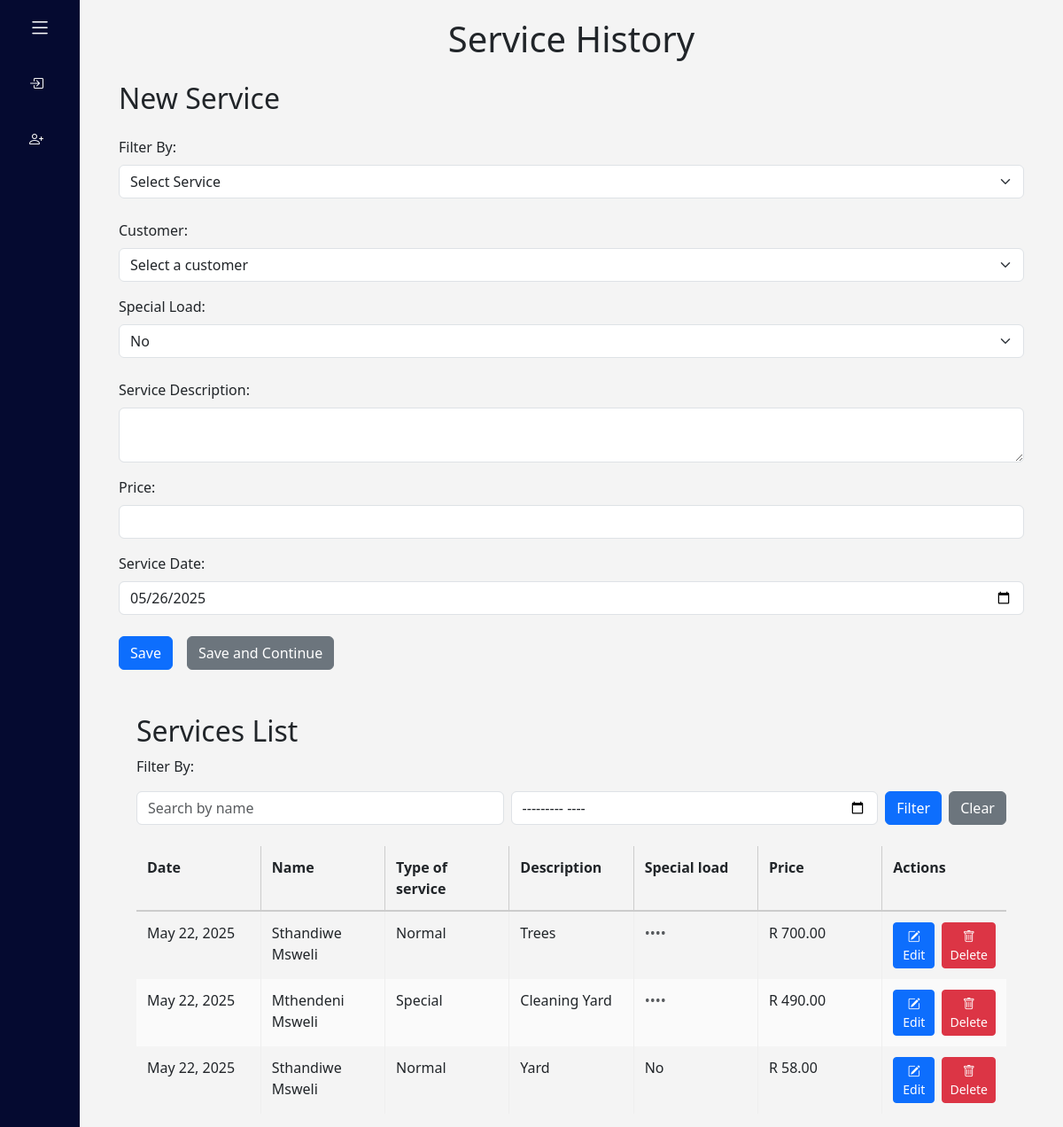
Page /service_list_fiilter on the earlier database version.
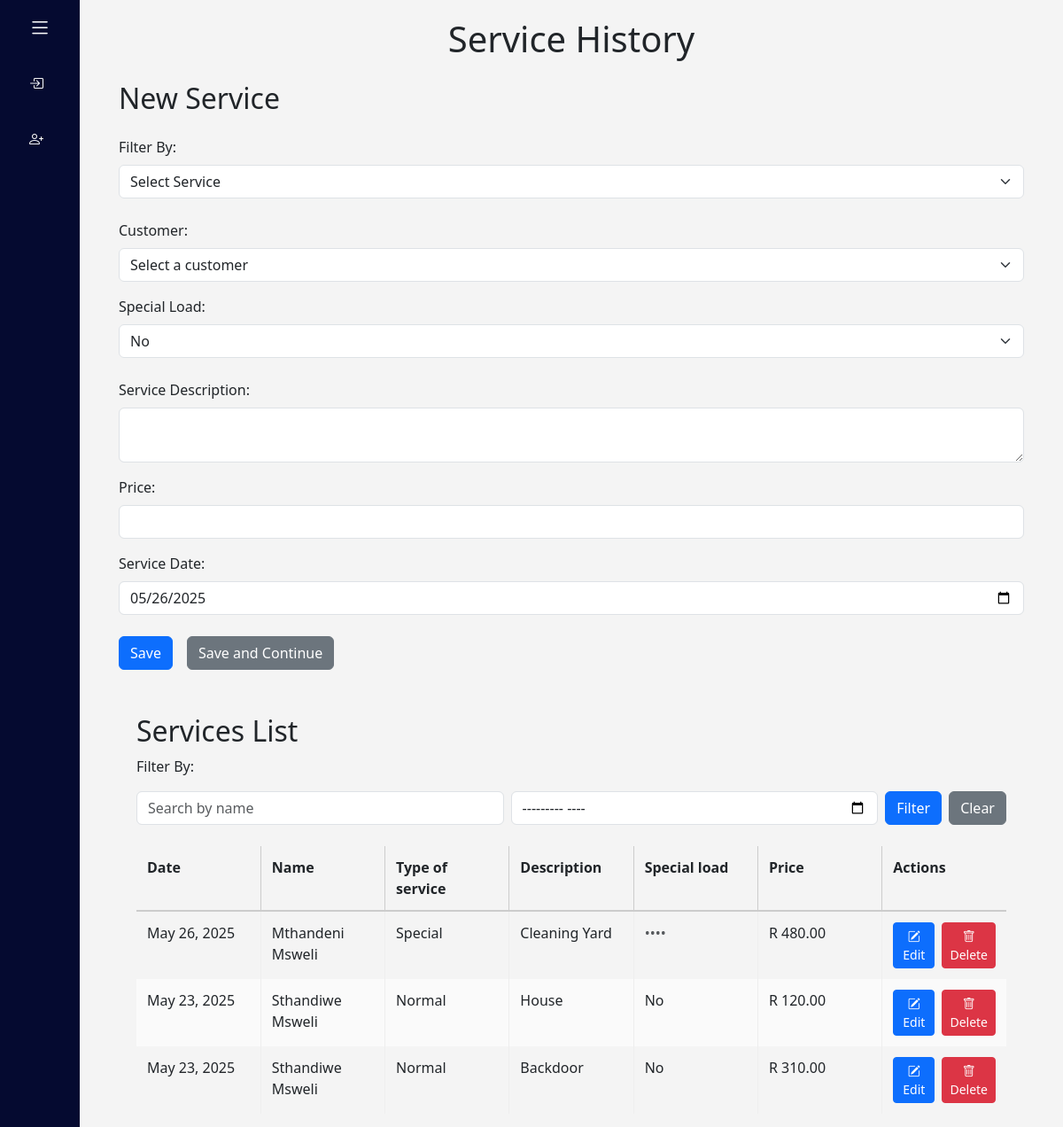
Same page on the later database version.
### bookkeeping/models.py (models this page shows, shortened)
class ServiceRecord(models.Model):
    SERVICE_TYPE_CHOICES = [
        ('normal', 'Normal Service'),
        ('special', 'Special Once-Off Service'),
    ]
    service_type = models.CharField(max_length=10, choices=SERVICE_TYPE_CHOICES, default='normal')
    customer = models.ForeignKey(Customer, on_delete=models.SET_NULL, null=True, blank=True)
    customer_name_backup = models.CharField(max_length=255, blank=True)  # 🆕 This stores the name
    special_load = models.CharField(max_length=255, blank=True)  # Optional
    client_name = models.CharField(max_length=255, blank=True)
    client_phone = models.CharField(max_length=20, blank=True)
    service_description = models.TextField()
    price = models.DecimalField(max_digits=10, decimal_places=2)
    service_date = models.DateField(auto_now_add=True)

### bookkeeping/views.py (the view, shortened to what this page needs)
# urls.py: path("service_list_fiilter",views.service_list_filter, name="service_list_filter")
def service_list_filter(request):
    services = ServiceRecord.objects.all()
    name_query = request.GET.get("name", "").strip()
    month_query = request.GET.get("month", "").strip()
    if name_query:
        services = services.filter(
            Q(customer_name_backup__icontains=name_query) |
            Q(client_name__icontains=name_query)
        )
    return render(request, "bookkeeping/service_history.html", {
        "services": services,
    })

### bookkeeping/templates/bookkeeping/service_history.html (shortened to what this page needs)
{% extends "bookkeeping/layout.html" %}
{% block body %}
<div class="container service_history">
  <h1 class="mb-4">Service History</h1>
  <h2 class="mb-4">New Service</h2>
  <form id="serviceForm" action="" method="post">
    <div class="mb-4">
      <label for="serviceTypeSelect" class="form-label">Filter By:</label>
      <select id="serviceTypeSelect" name="service_type" class="form-select">
        <option value="" {% if not post %}selected{% endif %} disabled>Select Service</option>
      </select>
    </div>
    <div id="normalFields" class="form-section mb-4">
      <div class="mb-3">
        <label for="customer" class="form-label">Customer:</label>
        <select name="customer" id="customer" class="form-select">
          <option value="" selected disabled>Select a customer</option>
        </select>
      </div>
      <div class="mb-3">
        <label for="special_load" class="form-label">Special Load:</label>
        <select id="special_load" name="special_load" class="form-select">
          <option value="No" {% if post and post.special_load == "No" %}selected{% endif %}>No</option>
        </select>
      </div>
    </div>
    <div class="mb-3">
      <label for="description" class="form-label">Service Description:</label>
      <textarea name="description" class="form-control">{{ post.service_description }}</textarea>
    </div>
    <div class="mb-3">
      <label for="price" class="form-label">Price:</label>
      <input type="number" name="price" class="form-control" value="{{ post.price|default:'' }}">
    </div>
    <div class="mb-4">
      <label for="service_date" class="form-label">Service Date:</label>
      <input type="date" name="service_date" id="serviceDateInput" class="form-control" value="{{ post.service_date|default:'' }}">
    </div>
    <div class="d-flex gap-3">
      <button type="submit" name="action" value="{% if post %}update{% else %}save{% endif %}" class="btn btn-primary">
        {% if post %}Update{% else %}Save{% endif %}
      </button>
      {% if not post %}
      <button type="submit" name="action" value="save_continue" class="btn btn-secondary">
        Save and Continue
      </button>
      {% endif %}
    </div>
  </form>
<div class="service_list">
  <h2>Services List</h2>
  {% if services %}
      <p>Filter By:</p>
  <form method="get" action="{% url 'service_list_filter' %}" class="mb-4 d-flex gap-2">
  <input type="text" name="name" placeholder="Search by name" class="form-control" value="{{ request.GET.name }}">
  <input type="month" name="month" class="form-control" value="{{ request.GET.month }}">
  <button type="submit" class="btn btn-primary">Filter</button>
  <a href="{% url 'service_list_filter' %}" class="btn btn-secondary">Clear</a>
</form>
    <table class="bids-table">
      <thead>
        <tr>
          <th>Date</th>
          <th>Name</th>
          <th>Type of service</th>
          <th>Description</th>
          <th>Special load</th>
          <th>Price</th>
          <th>Actions</th>
        </tr>
      </thead>
      <tbody>
        {% for service in services %}
          <tr id="highlight-service-{{ service.id }}">
            <td>{{ service.service_date }}</td>
            <td>
              {% if service.service_type == "normal" %}
              {{ service.customer_name_backup|title  }}
              {% else %}
              {{service.client_name|title}}
              {% endif %}
            </td>
            <td>{{ service.service_type|title  }}</td>
            <td>{{ service.service_description|title  }}</td>
            <td>
             {% if service.special_load %}
             {{ service.special_load|title }}
             {% else %}
             <span class="text-muted">••••</span>
             {% endif %}
             </td>
            <td>R {{ service.price }}</td>
            <td>
                 <div class="d-flex gap-2">
                  <a href="{% url 'service_edit' service.id %}" class="btn btn-sm btn-primary">
                  <i class="bi bi-pencil-square"></i> Edit
                  </a>
                  <a href="{% url 'service_delete' service.id %}" class="btn btn-sm btn-danger">
                  <i class="bi bi-trash"></i> Delete
                  </a>
              </div>
            </td>
          </tr>
        {% endfor %}
      </tbody>
    </table>
  {% else %}
    <p>No Service Available</p>
  {% endif %}
</div>
</div>
{% endblock %}

### bookkeeping/templates/bookkeeping/layout.html (shortened to what this page needs)
{% load static %}
<!DOCTYPE html>
<html lang="en">
<head>
    <link href="https://cdn.jsdelivr.net/npm/bootstrap@5.3.0-alpha1/dist/css/bootstrap.min.css" rel="stylesheet">
    <link rel="stylesheet" href="https://cdn.jsdelivr.net/npm/bootstrap-icons@1.10.0/font/bootstrap-icons.css">
    <link rel="stylesheet" href="https://unpkg.com/aos@next/dist/aos.css" />
    <link href="{% static 'bookkeeping/styles.css' %}" rel="stylesheet" />
</head>
<body>
    <div class="sidebar">
      <div class="top">
        <i class="bi bi-list" id="btn"></i>
      </div>
      <ul>
        {% if user.is_authenticated %}
        <li>
          <a href="{% url 'dashboard' %}">
          <i class="bi bi-grid-3x3-gap-fill"></i>
          <span class="nav-item">Dashboard</span>
        </a>
        <span class="tool">Dashboard</span>
      </li>
       <li>
          <a href="{% url 'customer_form' %}">
          <i class="bi bi-people-fill"></i>
          <span class="nav-item">Customers</span>
        </a>
        <span class="tool">Customers</span>
      </li>
        <li>
          <a href="{% url 'add_service' %}">
            <i class="bi bi-tools"></i>
          <span class="nav-item">Service Records</span>
        </a>
        <span class="tool">Service Records</span>
      </li>
       <li>
          <a href="#">
          <i class="bi bi-receipt"></i>
          <span class="nav-item">Invoices</span>
        </a>
        <span class="tool">Invoices</span>
      </li>
       <li>
          <a href="#">
          <i class="bi bi-cash-coin"></i>
          <span class="nav-item">Expenses</span>
        </a>
        <span class="tool">Expenses</span>
      </li>
       <li>
          <a href="#">
          <i class="bi bi-briefcase-fill"></i>
          <span class="nav-item">Loans</span>
        </a>
        <span class="tool">Loans</span>
      </li>
       <li>
          <a href="#">
          <i class="bi bi-file-earmark-bar-graph-fill"></i>
          <span class="nav-item">Reports</span>
        </a>
        <span class="tool">Reports</span>
      </li>
       <li>
          <a href="#">
        <i class="bi bi-card-checklist"></i>
          <span class="nav-item">Audit Mode</span>
        </a>
        <span class="tool">Audit Mode</span>
      </li>
         <li>
          <a href="{% url 'logout' %}">
        <i class="bi bi-box-arrow-left"></i>
          <span class="nav-item">Logout</span>
        </a>
        <span class="tool">Logout</span>
      </li>
      {% else %}
          <li>
          <a href="{% url 'login' %}">
            <i class="bi bi-box-arrow-in-right"></i>
        </a>
      </li>
          <li>
          <a href="{% url 'register' %}">
            <i class="bi bi-person-plus"></i>
        </a>
      </li>
      {% endif %}
      </ul>
    </div>
    <div class="main-content">
      <div class="container">
      {% block body %}{% endblock %}
      </div>
    </div>
</body>
</html>

### bookkeeping/static/bookkeeping/styles.css (style rules this page uses)
* { margin: 0; padding: 0; box-sizing: border-box; font-family: 'Segoe UI', Tahoma, Geneva, Verdana, sans-serif; }
body { display: flex; height: 100vh; overflow: hidden; }
.sidebar { position:fixed; top: 0; left: 0; height: 100vh; width: 90px; background-color:#050A30; padding: 0.4rem 0.8rem; transition: all 0.5s ease; }
.sidebar #btn { position: absolute; color: #fff; top: .4rem; left: 50%; font-size: 1.6rem; line-height: 50px; transform: translateX(-50%) ; cursor: pointer; }
.sidebar ul { padding-left: 0 !important; }
.sidebar ul li { position: relative; list-style-type: none ; height: 50px; width: 90%; margin: 0.8rem auto; line-height: 50px; }
.sidebar ul li a { color: #fff; display: flex; align-items: center; text-decoration: none; border-radius: 0.8rem; }
.sidebar ul li a i { min-width: 50px; text-align: center; height: 50px; border-radius: 12px; line-height: 50px; }
.main-content { margin-left: 90px; width: calc(100% - 90px); height: 100vh; overflow-y: auto; padding: 20px; background-color: #f4f4f4; }
.service_list { margin-top: 30px; padding: 20px; font-family: Arial, sans-serif; }
.bids-table { width: 100%; border-collapse: collapse; table-layout: fixed; }
.bids-table th, .bids-table td { padding: 12px; text-align: left; vertical-align: top; }
.bids-table thead tr { background-color: #f4f4f4; border-bottom: 2px solid #ccc; }
.bids-table tbody tr:nth-child(even) { background-color: #fafafa; }
.bids-table th { border-right: 1px solid #ccc; }
.bids-table td { border-right: 1px solid #eee; }
.bids-table th:last-child, .bids-table td:last-child { border-right: none; }
.service_history h1 { text-align: center; }

Differences in the rows shown:
removed ServiceRecord: service_date "May 22, 2025", customer_name_backup "Sthandiwe Msweli", service_type "Normal", service_description "Trees", price "700.00"
removed ServiceRecord: service_date "May 22, 2025", customer_name_backup "Sthandiwe Msweli", service_type "Normal", service_description "Yard", special_load "No", price "58.00"
changed ServiceRecord "Special": service_date "May 22, 2025" → "May 26, 2025"; client_name "Mthendeni Msweli" → "Mthandeni Msweli"; price "490.00" → "480.00"
added ServiceRecord: service_date "May 23, 2025", customer_name_backup "Sthandiwe Msweli", service_type "Normal", service_description "House", special_load "No", price "120.00"
added ServiceRecord: service_date "May 23, 2025", customer_name_backup "Sthandiwe Msweli", service_type "Normal", service_description "Backdoor", special_load "No", price "310.00"
